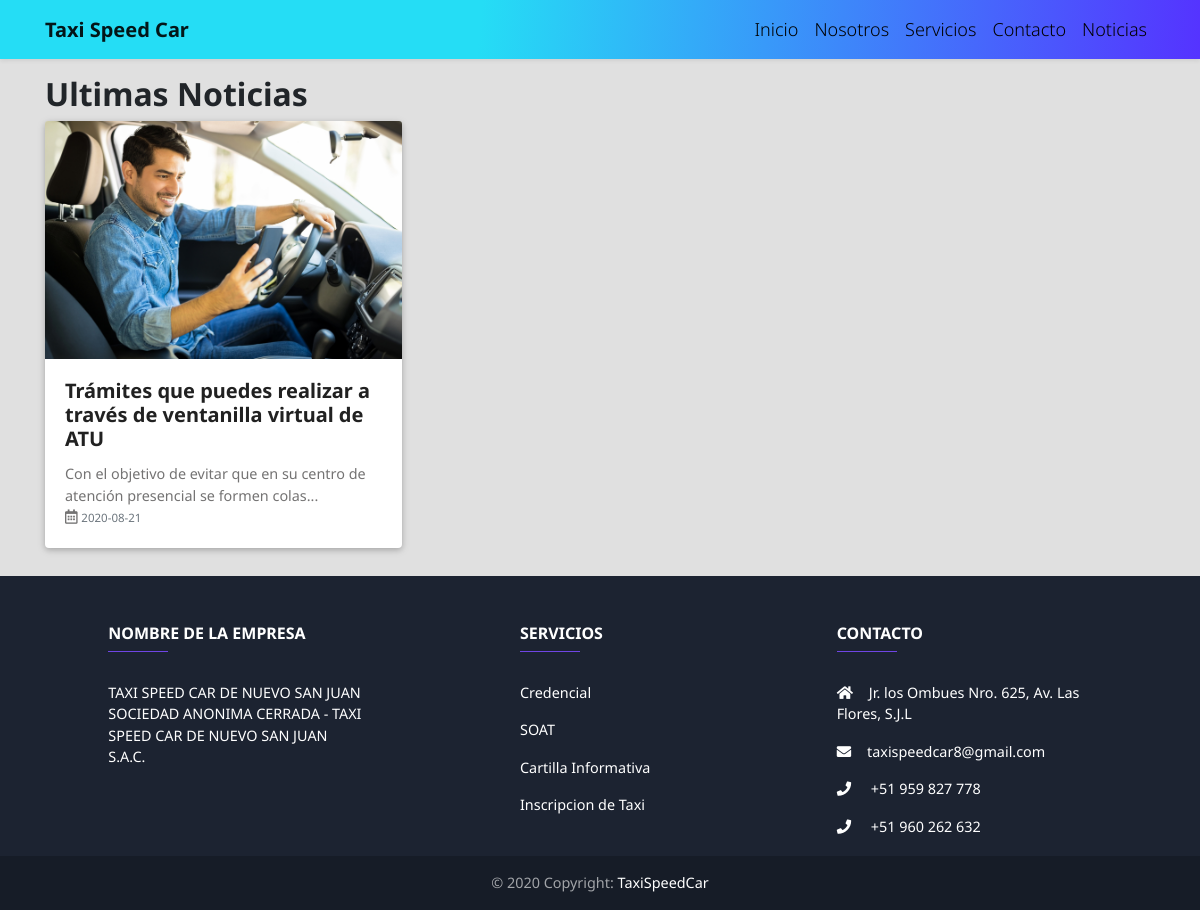
The app's page /blog/todas with its own data.
### tables this page shows
CREATE TABLE `post` (
  `id` int(11) NOT NULL,
  `titulo` varchar(255) DEFAULT NULL,
  `brief` varchar(511) DEFAULT NULL,
  `content` text DEFAULT NULL,
  `image` varchar(255) DEFAULT NULL,
  `created_at` datetime DEFAULT NULL,
  `estado` int(11) DEFAULT 1,
  `user_id` int(11) NOT NULL,
  `category_id` int(11) NOT NULL
);

### controllers/BlogController.php (called while the page is built, shortened)
<?php
require_once 'models/PostDAO.php';
    class blogController{
        public function todas(){
            $posts = new postDAO();
            $post = $posts->getAll();
            require_once 'views/blog/main.php';
        }
    }
?>

### database/db.php (called while the page is built)
<?php
    class Database {
        public static function conexion(){
            $conexion = new PDO("mysql:host=127.0.0.1;dbname=".dbname,user,pass);
            return $conexion;
        }
    }
?>

### models/PostDAO.php (called while the page is built, shortened)
<?php
class postDAO{
    public $db;
    public function __construct()
    {
        $this->db=Database::conexion();
    }
    public function getAll(){
        $sql = "SELECT * FROM post";
        $query = $this->db->prepare($sql);
        $query->execute();
        return $query->fetchAll();
    }
}

### views/blog/main.php (the view)
<div class="grey lighten-2">
<div class="container py-3">
    <h2 class="text-left font-weight-bold">Ultimas Noticias</h1>
        <div class="card-columns">
            <?php foreach ($post as $value) : ?>
                <div class="card">
                <a href="<?= base_url ?>blog/noticia&id=<?= $value['id'] ?>"><img src="<?= base_url ?>uploads/image/<?= $value['image'] ?>" alt="" class="card-img-top"></a>
                    <div class="card-body">
                    <a href="<?= base_url ?>blog/noticia&id=<?= $value['id'] ?>"><a href="<?= base_url ?>blog/noticia&id=<?= $value['id'] ?>"><h5 class="card-title text-dark font-weight-bold"><?= (strlen($value['titulo']) < 70) ? $value['titulo'] : substr($value['titulo'], 0, 70) . "..."; ?></h5></a>
                    <a href="<?= base_url ?>blog/noticia&id=<?= $value['id'] ?>"><p class="card-text "><?= $value['brief'] ?></p></a>
                    <a href="<?= base_url ?>blog/noticia&id=<?= $value['id'] ?>"><p class="card-text"><i class="far fa-calendar-alt"></i> <small class="text-muted"><?= substr($value['created_at'], 0, 10) ?></small></p></a>
                    </div>
                </div>
            <?php endforeach ?>
        </div>
</div>
</div>

### assets/css/style.css (style rules this page uses)
:root { --gris: #eeeeee; --turquesa: #addbd4; --neon: #393e46; --neon-x: #222831; }
html { scroll-behavior: smooth; }
body { font-family: 'Noto Sans', sans-serif; font-size: 18px; font-weight: 400; }
:root { --red: rgb(21, 153, 241); --red-x: rgb(21, 153, 241); }

### records on screen
post: image (picture), titulo "Trámites que puedes realizar a través de ventanilla virtual de ATU", brief "Con el objetivo de evitar que en su centro de atención presencial se formen colas...", created_at "2020-08-21"
